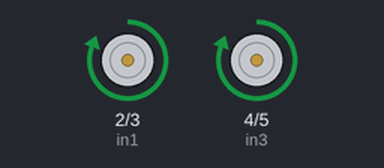
Recording of a sketch running on a simulated Arduino Uno, built with avr-gcc and run on an emulated ATmega328P. Parts: motor-driver pin pairs drawn as motors (green arrow = first pin HIGH = forward, orange = second pin HIGH = backward, longer = more drive).

Above: at 0.5 s.
At 1.7 s:
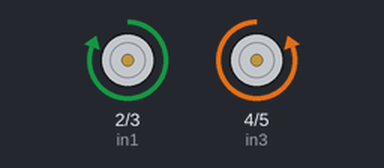
At 3.1 s:
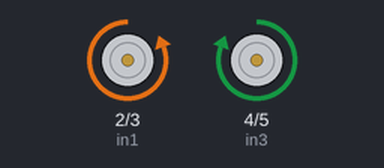
At 7.2 s:
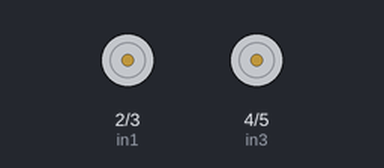
Timing chart, 0 to 10.1 s (numbered marks = the images above):
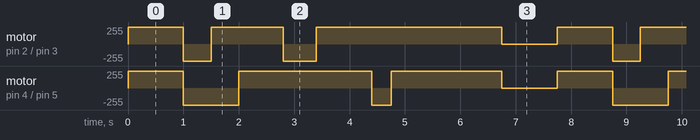

The sketch:

triangle_movement.ino
```cpp
int in1 = 2;
int in2 = 3;
int in3 = 4;
int in4 = 5;

void setup() {
  pinMode(in1, OUTPUT);
  pinMode(in2, OUTPUT);
  pinMode(in3, OUTPUT);
  pinMode(in4, OUTPUT);
}

void forward() {
  digitalWrite(in1, HIGH);
  digitalWrite(in2, LOW);
  digitalWrite(in3, HIGH);
  digitalWrite(in4, LOW);
}


void backward() {
  digitalWrite(in1, LOW);
  digitalWrite(in2, HIGH);
  digitalWrite(in3, LOW);
  digitalWrite(in4, HIGH);
}


void right() {
  digitalWrite(in1, HIGH);
  digitalWrite(in2, LOW);
  digitalWrite(in3, LOW);
  digitalWrite(in4, HIGH);
}


void left() {
  digitalWrite(in1, LOW);
  digitalWrite(in2, HIGH);
  digitalWrite(in3, HIGH);
  digitalWrite(in4, LOW);
}

void stop() {
  digitalWrite(in1, LOW);
  digitalWrite(in2, LOW);
  digitalWrite(in3, LOW);
  digitalWrite(in4, LOW);
}

void loop() {

  forward();
  delay(1000);

  backward();
  delay(500);

  right();
  delay(500);

  forward();
  delay(800);

  left();
  delay(600);

  forward();
  delay(1000);

  right();
  delay(350);

  forward();
  delay(2000);

  stop();
  delay(1000);
}
```

Measured:
- by itself, motor on pin 4 (in3) / pin 5 (in4): repeats every 7.8 s: backward 255/255 1.0 s, forward 255/255 2.4 s, backward 255/255 0.35 s, forward 255/255 2.0 s, stopped 1.0 s, forward 255/255 1.0 s
- by itself, motor on pin 2 (in1) / pin 3 (in2): repeats every 7.8 s: backward 255/255 0.50 s, forward 255/255 1.3 s, backward 255/255 0.60 s, forward 255/255 3.4 s, stopped 1.0 s, forward 255/255 1.0 s
